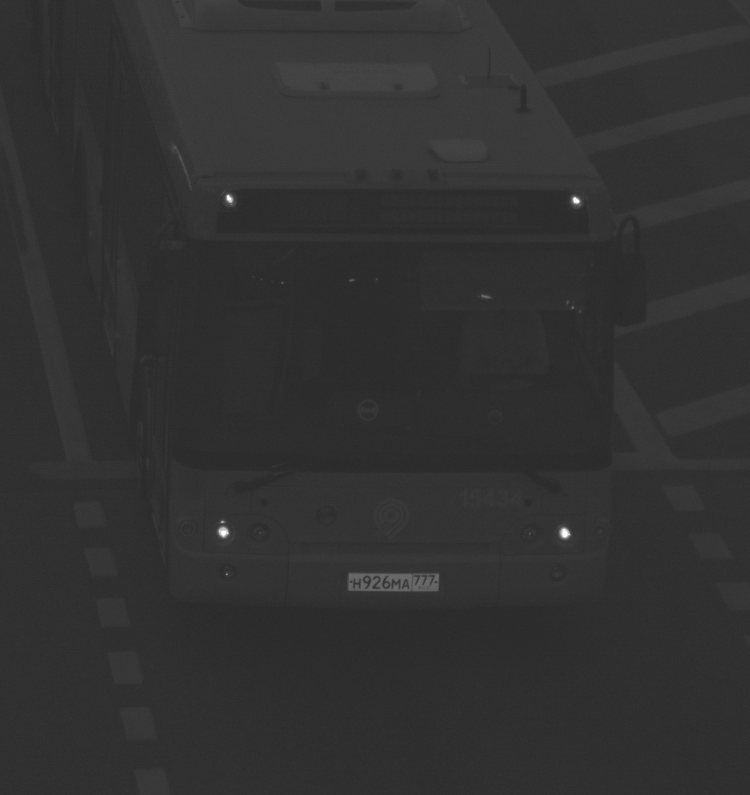
#> input picture hw01/contrast/low-contrast.png, 750 x 795 px, found by its file name
$ python contrast.py
#> lines starting #> are read from the running program, lines starting #| are printed output that depends on the picture
# Eugene Auduchinok, 2015

import cv2

img = cv2.imread('low-contrast.png', 0)
#> img is the input picture: shape (795, 750); min 40, max 255, mean 49.6
rows, cols = img.shape
#> rows = 795; cols = 750

min, max, _, _ = cv2.minMaxLoc(img)
#> min = 40; max = 255
diff = max - min
#> diff = 215
multiplier = 255 / diff
#> multiplier = 1.19

for i in range(rows):
    for j in range(cols):
        img.itemset((i, j), (img.item(i, j) - min) * multiplier)
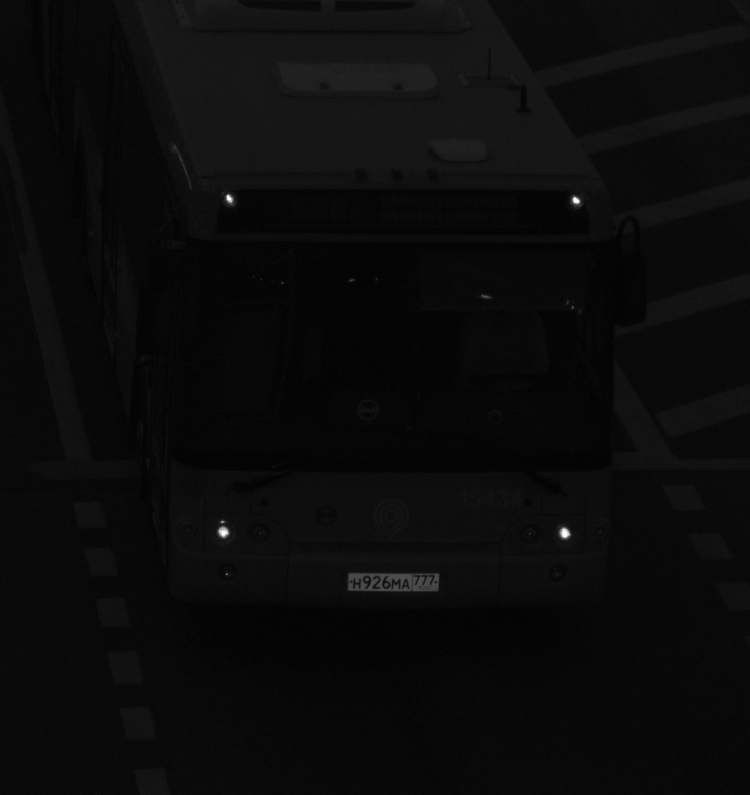
#> img: shape (795, 750); min 0, max 255, mean 10.9

cv2.imshow('increase-contrast', img)
cv2.waitKey(0)

# Do I need to use this method?
# Windows are closed automatically on OSX + IntelliJ
# cv2.destroyAllWindows()
